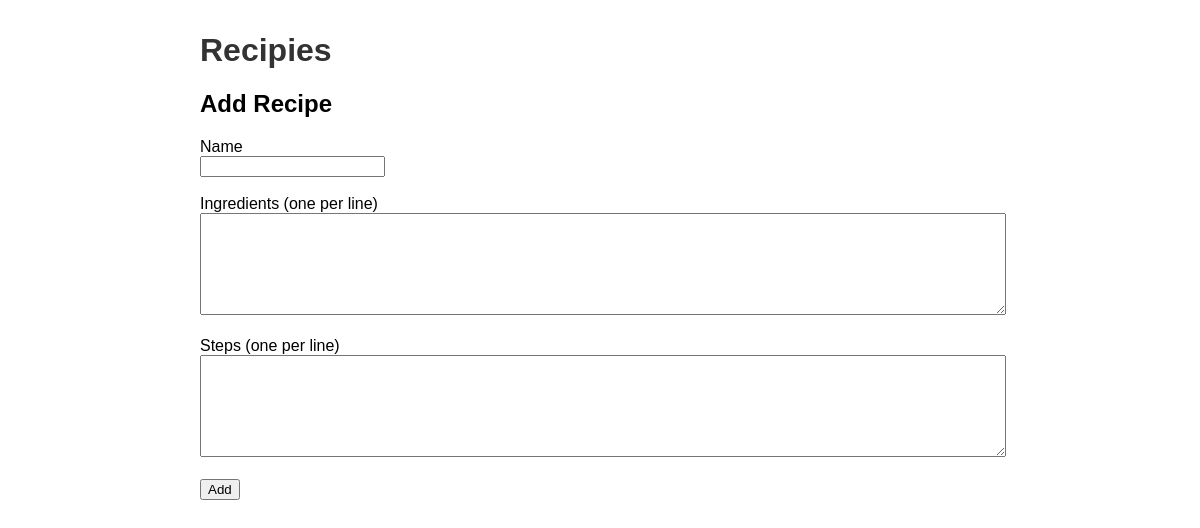
Before: / with the older database file.
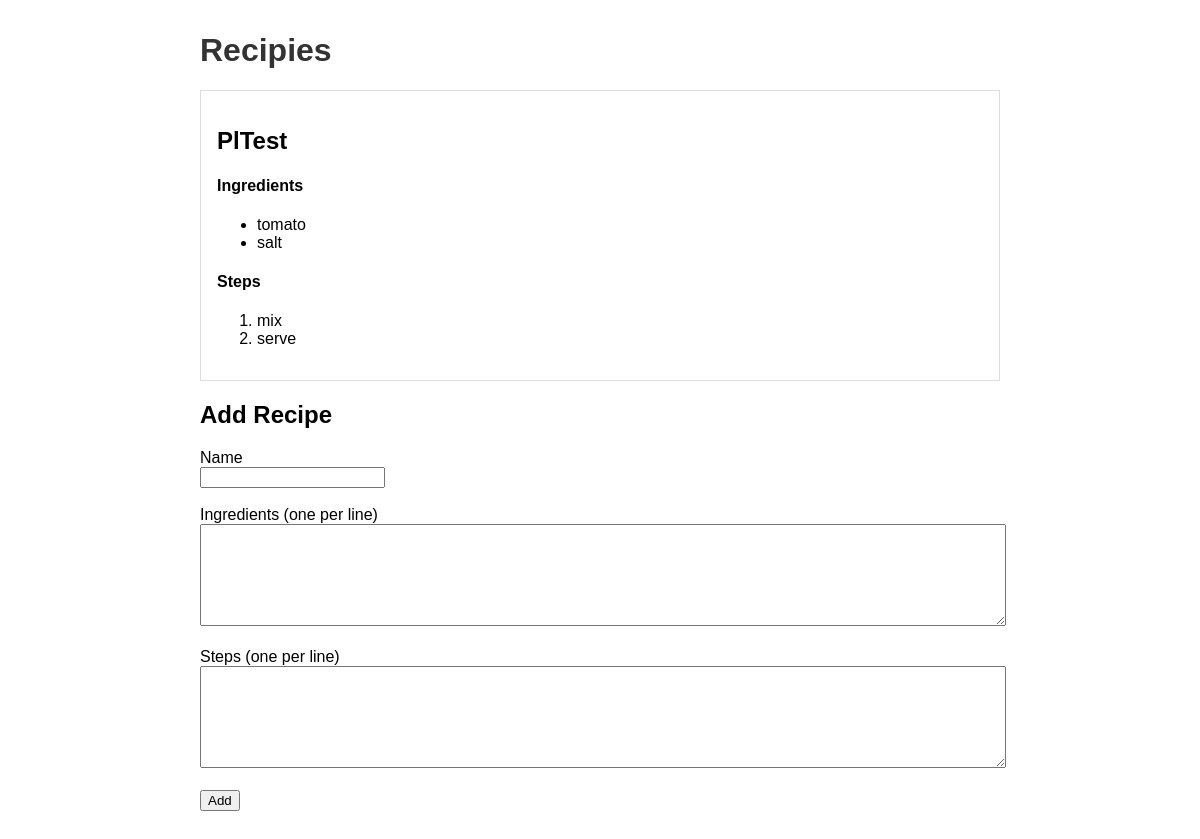
After: the same page with the newer database file.
### src/models.py (models this page shows)
class Recipe(Base):
    __tablename__ = "recipes"
    id = Column(Integer, primary_key=True, index=True)
    name = Column(String(200), unique=True, index=True, nullable=False)
    ingredients = Column(Text, nullable=True)  # JSON-encoded list
    steps = Column(Text, nullable=True)  # JSON-encoded list

### src/app.py (the view)
@app.get("/", response_class=HTMLResponse)
def read_root(request: Request, page: int = 1, page_size: int = 5, db: Session = Depends(get_db)):
    page = max(1, page)
    page_size = max(1, min(100, page_size))
    skip = (page - 1) * page_size
    total = crud.count_recipes(db)
    recipes = crud.get_recipes(db, skip=skip, limit=page_size)
    out = []
    for r in recipes:
        out.append({
            "id": r.id,
            "name": r.name,
            "ingredients": json.loads(r.ingredients) if r.ingredients else [],
            "steps": json.loads(r.steps) if r.steps else [],
        })
    pages = (total + page_size - 1) // page_size
    return templates.TemplateResponse(request, "index.html", {"recipes": out, "page": page, "pages": pages})

### templates/index.html (shortened to what this page needs)
<!doctype html>
<html>
  <head>
  </head>
  <body>
    <h1>Recipies</h1>
    <section>
      {% for r in recipes %}
      <div class="recipe">
        <h2>{{ r.name }}</h2>
        <h4>Ingredients</h4>
        <ul>
          {% for i in r.ingredients %}
          <li>{{ i }}</li>
          {% endfor %}
        </ul>
        <h4>Steps</h4>
        <ol>
          {% for s in r.steps %}
          <li>{{ s }}</li>
          {% endfor %}
        </ol>
      </div>
      {% endfor %}
    </section>
    <section>
      <h2>Add Recipe</h2>
      <form method="post" action="/recipes">
        <label>Name<br /><input name="name" required /></label><br /><br />
        <label>Ingredients (one per line)<br /><textarea name="ingredients"></textarea></label><br /><br />
        <label>Steps (one per line)<br /><textarea name="steps"></textarea></label><br /><br />
        <button type="submit">Add</button>
      </form>
    </section>
  </body>
  </html>

### templates/index.html (style rules this page uses)
body { font-family: Arial, sans-serif; max-width: 800px; margin: 2rem auto; }
h1 { color: #333 }
.recipe { border: 1px solid #ddd; padding: 1rem; margin-bottom: 1rem }
textarea { width: 100%; height: 6rem }

Changed rows visible on the page:
added Recipe: name "PlTest", ingredients "tomato" "salt", steps "mix" "serve"
